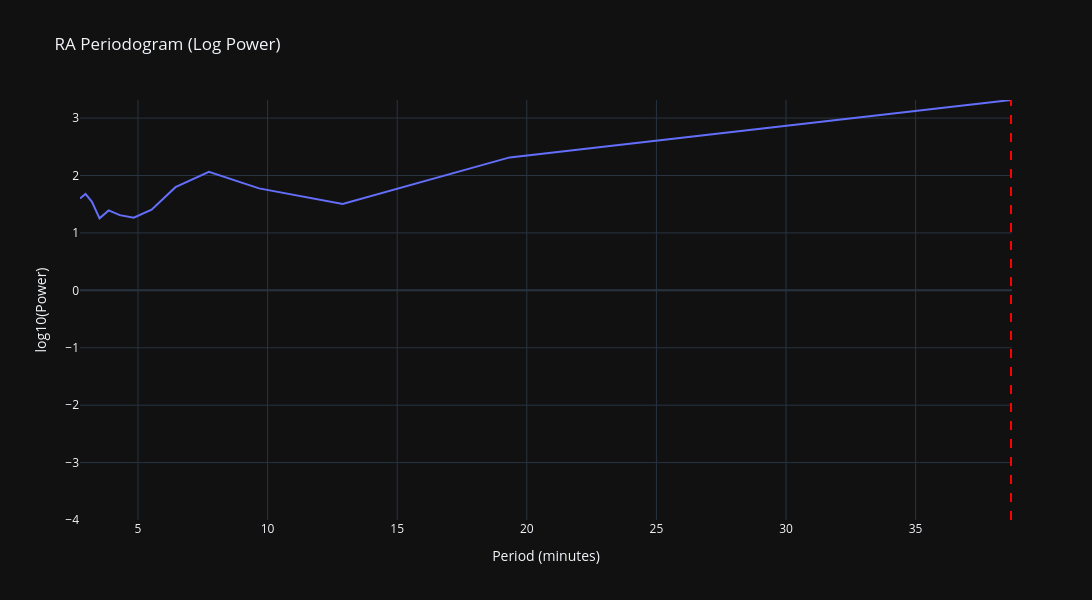

Write notebook code for a chart like this one.
### Code cell
periods_min = 1 / freqs / 60
log_power = np.log10(power)
max_y = np.max(log_power)
fig = go.Figure()

fig.add_trace(go.Scatter(
    x=periods_min,
    y=log_power,
    mode='lines',
    name='log10(Power)'
))

fig.add_vline(x=worm_period_sec/60, line_dash="dash", line_color="red")

fig.update_layout(
    title="RA Periodogram (Log Power)",
    xaxis_title="Period (minutes)",
    yaxis_title="log10(Power)", 
    height=600, width=1200, template="plotly_dark",
)
max_y
fig.update_yaxes(range=[ -4, max_y])

fig.show()

### Figure 1 — Plotly figure (JSON) as saved in the notebook; plotly's stock layout.template omitted (floating-point values rounded to 4 significant figures)
{"data": [{"mode": "lines", "name": "log10(Power)", "type": "scatter", "x": [38.68, 19.34, 12.89, 9.67, 7.736, 6.447, 5.526, 4.835, 4.298, 3.868, 3.516, 3.223, 2.975, 2.763], "y": [3.315, 2.315, 1.506, 1.776, 2.066, 1.797, 1.405, 1.264, 1.309, 1.392, 1.254, 1.541, 1.679, 1.599]}], "layout": {"height": 600, "shapes": [{"line": {"color": "red", "dash": "dash"}, "type": "line", "x0": 38.68, "x1": 38.68, "xref": "x", "y0": 0, "y1": 1, "yref": "y domain"}], "title": {"text": "RA Periodogram (Log Power)"}, "width": 1200, "xaxis": {"title": {"text": "Period (minutes)"}}, "yaxis": {"range": [-4, 3.315], "title": {"text": "log10(Power)"}}}}
